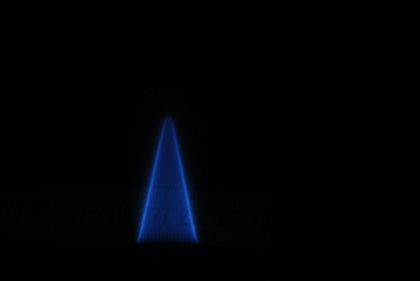
%> input picture images/DSC_0380.JPG, 420 x 281 px, shrunk from 3872 x 2592 before the run
$ octave testben.m   (GNU Octave 9; MATLAB toolbox functions it lacks are replaced by stand-ins)
%> lines starting %> are read from the running program, lines starting %| are printed output that depends on the picture; in (x1, y1, x2, y2) boxes, pixels count from 0 and x2, y2 are one past the last pixel; in counts of white or black regions, pixels touching at a corner belong together; the program's own positions count from 1
### main.m
%%%%%%%%%%%%%%%%%%%%%%%%%%%%%%%%%%%%%%%%%%%%%%%%%%%%%%%%%%%%%%%%%%%%%%%%%%
% Thresholding with cosine edge detection and Hough transform            %
% Using Bilateral filter and rotation                                    %
%                                                                        %
%%%%%%%%%%%%%%%%%%%%%%%%%%%%%% MAIN M-FILE %%%%%%%%%%%%%%%%%%%%%%%%%%%%%%%

function main(filename)
%> called with filename = 'images\DSC_0380.JPG'
    %     clear all; close all;
    %     filename = 'Bunsen flames new\methane\HIGH RE\High Re phi=1.2\DSC_0346.JPG';
    F = imread(filename); % Read an image
%> F is the input picture: size 281x420x3 uint8; mean R, G, B 1.7, 2.7, 5.2
    figure; subplot(1, 3, 1); imshow(F); title('Initial RGB image');

    % Convert rgb image to gray
    B1 = rgb2gray(F);
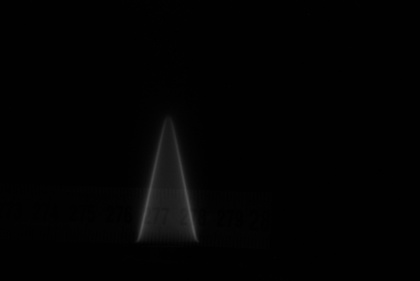
%> B1: size 281x420 uint8; min 0, max 83, mean 2.7
    subplot(1, 3, 2); imshow(B1); title('Gray image');

    % Crop gray image. Take only flame's ROI
    B = im_cropping(B1);
    subplot(1, 3, 3); imshow(B); title('Cropped image');

    % Calculate max value of cropped image
    Bmax = max(max(double(B)));


    %%%%%%%%%%%%%%%%%%% BILATERAL Filtering %%%%%%%%%%%%%%%%%
    w = 3; % Bilateral filter half-width
    sigma = [3 10]; % Bilateral filter standard deviations
    % Apply bilateral filter to each image.
    B = bfilter2(double(B)/Bmax, w, sigma);


    %%%%%%%%%%%%%%%%%%% Find Edges %%%%%%%%%%%%%%%%%
    M = max(B,[],2);

    BB = double(B)./(double(M)*ones(1,size(B, 2)));

    % Find an appropriate threshold value
    thres = thresh_finder(BB);

    CC = zeros(size(BB, 1), size(BB, 2));
    CC(BB >= thres) = 1; % Thresholding
    CC(BB < thres) = 0;

    %%%%%%%%%%%%%%%%%% Extra processing %%%%%%%%%%%%
    % Fill image holes between edges
    CC = imfill(CC, 'holes');
    % Find connected components in binary image
    connected = bwconncomp(CC, 4);
    % Measure area of image regions
    marea = regionprops(connected, 'Area');
    % Remove small objects from binary image
    CC = bwareaopen(CC, max([marea(:).Area]));

    for it = 1:1:11
       CC = medfilt2(CC, [it, it], 'zeros');
    end

    % Check for close-wise or counterclock-wise rotation
    [l_slope1, r_slope1, slope_sum1] = func_sum_hough(CC, 0);
    fprintf('\n.........................................................................\n');
    fprintf('%s\n', filename);
    fprintf('\nInitially\nleft: %3.2f right: %3.2f sum: %3.2f\n', l_slope1, r_slope1, slope_sum1);
    if slope_sum1 > 180
        l_or_r = 'counter_clock';
    elseif slope_sum1 < 180
        l_or_r = 'clock';
    else
        l_or_r = ' ';
    end


    %%%%%%%%%%%%%%%%%%% ROTATION %%%%%%%%%%%%%%%%%%%
    [m, n] = size(CC);
    % Take a middle region of the image
    rot_CC = CC(m/2-size(B,1)/4:m/2+size(B,1)/4, :);
    stop = 0;
    theta = 0.2; % Initial rotation angle

    % Rotate until sum ~180
    while stop <= 179.5 || stop >= 180.5

        if strcmp(l_or_r, 'counter_clock') == 1
            rot_CC2 = imrotate(rot_CC, theta);
        elseif strcmp(l_or_r, 'clock') == 1
            rot_CC2 = imrotate(rot_CC, -theta);
        else
            fprintf('\nNo need for rotation\n');
            break
        end
        %
        [l_slope2, r_slope2, slope_sum2] = func_sum_hough(rot_CC2, 0);

        theta = theta + 0.1;
        stop = slope_sum2;

    end

    if strcmp(l_or_r, 'counter_clock') == 1 || strcmp(l_or_r, 'clock') == 1
        fprintf('\n(Rotation) Convergence to 180\nleft: %3.2f right: %3.2f sum: %3.2f\n', l_slope2, r_slope2, slope_sum2);
    end


    PP = CC.*double(B);
    figure; subplot(1, 2, 1); imagesc(PP); title('Detected edges, binary image');


    % Rotate clock or counter-clock
    if strcmp(l_or_r, 'counter_clock') == 1
            CC = imrotate(CC, theta);
    elseif strcmp(l_or_r, 'clock') == 1
            CC = imrotate(CC, -theta);
    end

    subplot(1, 2, 2); imagesc(CC); title('Rotated edges of binary Image');

    % Hough Transform
    [l_slope, r_slope, slope_sum] = func_sum_hough(CC, 1);
    fprintf('\nFinal result (rotated or not)\nleft: %3.2f right: %3.2f sum: %3.2f\n\n', l_slope, r_slope, slope_sum);
    %%%%%%%%%%%%%%%%%%

    % Call curve estimation function
    [step, f_r_top, f_r_mid, f_r_bot, f_l_top, f_l_mid, f_l_bot,...
     df_r_top, df_r_mid, df_r_bot, df_l_top, df_l_mid, df_l_bot, x_r, y_r, x_l, y_l] = fit_intern_edge(CC, l_slope, r_slope);

    % Call function that calculates the area of surface of revolution
    [area_l, area_r] = area_surface_revol(step, f_r_top, f_r_mid, f_r_bot, f_l_top, f_l_mid, f_l_bot,...
                      df_r_top, df_r_mid, df_r_bot, df_l_top, df_l_mid, df_l_bot);

    if(area_l <= area_r)
        fprintf('\nRight and left curve area ratio (left/right): %1.4f\n', area_l/area_r);
    else
        fprintf('\nRight and left curve area ratio (right/left): %1.4f\n', area_r/area_l);
    end

    % Delete the comment so as to let visedge3 function to be executed
%   visedge3(x_r, y_r, x_l, y_l);

    fprintf('*************************************************************************\n');
    fprintf('*************************************************************************\n\n');
end

%%%%%%%%%%%%%%%%%%%%%%%%%%%%%%%%%%%%%%%%%%%%%%%%%%%%%%%%%%%%%%%%%%%%%%%%%%%%%%%%%%%%%%%%%%%%%%%%%%%%%%%%%%%%%%%%%%%%%%%%%
% [16 lines of commented-out code are left out]

### im_cropping.m
%%%%%%%%%%%%%%%%%%%%%%%%%%%%%%%%%%%%%%%%%%%%%%%%%%%%%%%%%%%%%%%%%%%%%%%%%%%
% Flame Image Cropping %
%%%%%%%%%%%%%%%%%%%%%%%%
%
% Input: grayImage: Image for processing
% Output: ret: Cropped image
%%%%%%%%%%%%%%%%%%%%%%%%%%%%%%%%%%%%%%%%%%%%%%%%%%%%%%%%%%%%%%%%%%%%%%%%%%%

function ret = im_cropping(grayImage)
    % im must be a gray image

    % Calculate Global image threshold using Otsu's method
    level = graythresh(grayImage);
%> level = 0.0706
    % Converts gray image to binary
    binaryImage = im2bw(grayImage, level);
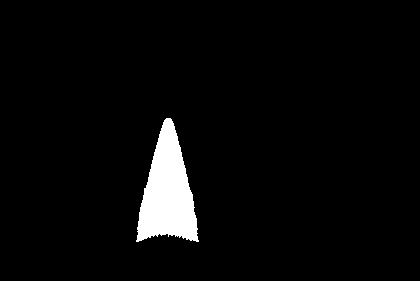
%> binaryImage: size 281x420 logical; 3.9% white; 1 white region, box (x1, y1, x2, y2) and area: (136, 118, 199, 242) 4603
    % Filter binary image in order to remove salt&pepper noise. Use of 7x7
    % window for better results
    binaryImage = medfilt2(binaryImage, [7 7]);
%> binaryImage: size 281x420 logical; 3.9% white; 1 white region, box (x1, y1, x2, y2) and area: (137, 118, 198, 241) 4577

    % Find horizontal and vertical point to specify flame's ROI
    horizontal = any(binaryImage, 1);
%> horizontal = 420 logical values, 61 true
    vertical = any(binaryImage, 2);
%> vertical = 281 logical values, 123 true

    column1 = find(horizontal, 1, 'first');
%> column1 = 138
    column2 = find(horizontal, 1, 'last');
%> column2 = 198
    row1 = find(vertical, 1, 'first');
%> row1 = 119
    row2 = find(vertical, 1, 'last');
%> row2 = 241

    % Crop image
    croppedImage = grayImage(row1:row2, column1:column2);
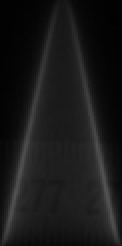
%> croppedImage: size 123x61 uint8 (shown 2 times larger); min 1, max 83, mean 24.2
%> in main, `Bmax = max(max(double(B)));`: Bmax = 83
    % Return cropped image
    ret = croppedImage;

end

### bfilter2.m
%%%%%%%%%%%%%%%%%%%%%%%%%%%%%%%%%%%%%%%%%%%%%%%%%%%%%%%%%%%%%%%%%%%%%%%%%%
% BFILTER2 Two dimensional bilateral filtering.
%    This function implements 2-D bilateral filtering using
%    the method outlined in:
%
%       C. Tomasi and R. Manduchi. Bilateral Filtering for
%       Gray and Color Images. In Proceedings of the IEEE
%       International Conference on Computer Vision, 1998.
%
%    B = bfilter2(A,W,SIGMA) performs 2-D bilateral filtering
%    for the grayscale image A. A should be a double
%    precision matrix of size NxMx1 (i.e., grayscale)
%    with normalized values in the closed interval [0,1].
%    The half-size of the Gaussian bilateral filter window
%    is defined by W. The standard deviations of the bilateral
%    filter are given by SIGMA, where the spatial-domain standard
%    deviation is given by SIGMA(1) and the intensity-domain standard
%     deviation is given by SIGMA(2).
%%%%%%%%%%%%%%%%%%%%%%%%%%%%%%%%%%%%%%%%%%%%%%%%%%%%%%%%%%%%%%%%%%%%%%%%%%%
%
% Input: A: Grayscale image
%        w: Half-size of the Gaussian bilateral filter window
%        sigma: Vector of s.t.d
% Output: ret: Filtered image
%%%%%%%%%%%%%%%%%%%%%%%%%%%%%%%%%%%%%%%%%%%%%%%%%%%%%%%%%%%%%%%%%%%%%%%%%%%

function ret = bfilter2(A, w, sigma)
%> called with w = 3, sigma = [3 10]

    % Verify that the input image exists and is valid.
    if ~exist('A','var') || isempty(A)
       error('Input image A is undefined or invalid.');
    end
    if ~isfloat(A) || ~sum([1,3] == size(A,3)) || ...
          min(A(:)) < 0 || max(A(:)) > 1
       error(['Input image A must be a double precision ',...
              'matrix of size NxMx1 or NxMx3 on the closed ',...
              'interval [0,1].']);
    end

    % Verify bilateral filter window size.
    if ~exist('w', 'var') || isempty(w) || ...
          numel(w) ~= 1 || w < 1
       w = 5;
    end
    w = ceil(w);

    % Verify bilateral filter standard deviations.
    if ~exist('sigma','var') || isempty(sigma) || ...
          numel(sigma) ~= 2 || sigma(1) <= 0 || sigma(2) <= 0
       sigma = [3 0.1];
    end

    % Grayscale bilateral filtering.
    sigma_d = sigma(1);
    sigma_r = sigma(2);

    % Pre-compute Gaussian distance weights.
    [X,Y] = meshgrid(-w:w,-w:w);
    G = exp(-(X.^2+Y.^2)/(2*sigma_d^2));

    % Create waitbar.
    h = waitbar(0,'Applying bilateral filter...');
    set(h,'Name','Bilateral Filter Progress');

    % Apply bilateral filter.
    dim = size(A);
%> dim = [123 61]
    B = zeros(dim);

    for i = 1:dim(1)
       for j = 1:dim(2)

             % Extract local region.
             iMin = max(i-w,1);
             iMax = min(i+w,dim(1));
             jMin = max(j-w,1);
             jMax = min(j+w,dim(2));
             I = A(iMin:iMax,jMin:jMax);

             % Compute Gaussian intensity weights.
             H = exp(-(I-A(i,j)).^2/(2*sigma_r^2));

             % Calculate bilateral filter response.
             F = H.*G((iMin:iMax)-i+w+1,(jMin:jMax)-j+w+1);
             B(i,j) = sum(F(:).*I(:))/sum(F(:));

       end
       waitbar(i/dim(1));
    end
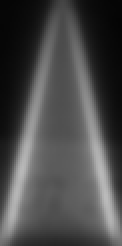
%> B: size 123x61 double (shown 2 times larger); min 0.0169, max 0.732, mean 0.293
%> in main, `M = max(B,[],2);`: M = 123 values, max 0.732 at index 98, min 0.266 at index 1, mean 0.561
%> in main, `BB = double(B)./(double(M)*ones(1,size(B, 2)));`:
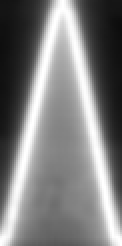
%> BB: size 123x61 double (shown 2 times larger); min 0.0474, max 1, mean 0.501

    % Close waitbar.
    close(h);

    ret = B;

end

### thresh_finder.m
%%%%%%%%%%%%%%%%%%%%%%%%%%%%%%%%%%%%%%%%%%%%%%%%%%%%%%%%%%%%%%%%%%%%%%%%%%%
% Find the ideal threshold value %
%%%%%%%%%%%%%%%%%%%%%%%%%%%%%%%%%%
%
% Input: BB: Image for processing
% Output: ret: Calculated threshold
%%%%%%%%%%%%%%%%%%%%%%%%%%%%%%%%%%%%%%%%%%%%%%%%%%%%%%%%%%%%%%%%%%%%%%%%%%%

function ret = thresh_finder(BB)

    backup_BB = BB; % Backup of BB

    % Initialize theta step
    th_step = 0.25;
    % Thresholds range
    all_thres = 0.95:-0.01:0.85;
    % Line number and length vectors
    num_lns = zeros(1, size(all_thres, 2));
    lng_lns = zeros(1, size(all_thres, 2));
    i = 0; % Iter
    % Initial threshold
    thres = 0.95;

    % Find edges for thresholds in range [0.85, 0.95]
    % Select this threshold providing edges without discontinueties
    % as thick as posible
    while thres > 0.84

        BB = (backup_BB>thres).*backup_BB;
        CC = (cos(pi*BB));
        CC = abs((CC<0).*CC);

        % Calculate gradient of image
        [x y] = gradient(double(CC));
        % Apply Hough Transform
        [H2, theta2, rho2] = hough(abs(x), 'Theta', -90:th_step:(90-th_step));
        Peaks  = houghpeaks(H2, 6, 'threshold', ceil(0.9*max(H2(:))));
        lines = houghlines(CC, theta2, rho2, Peaks, 'FillGap', 5, 'MinLength', 10);
        % figure, imshow(CC), hold on

        max_len = 0;
        for k = 1:length(lines)
            xy = [lines(k).point1; lines(k).point2];

            % Determine the endpoints of the longest line segment
            len = norm(lines(k).point1 - lines(k).point2);
            if(len > max_len)
                max_len = len;
            end
        end

        % highlight the longest line segment
        % plot(xy_long(:,1),xy_long(:,2),'LineWidth',2,'Color','blue');


        i = i + 1;
        thres = thres - 0.01; % Decrease threshold
        num_lns(i) = size(lines, 2); % Store # of lines
        lng_lns(i) = max_len; % Store length of biggest line

    end
%> this loop made 11 passes
%> Peaks on passes 1 to 11: [167 309; 168 417; 169 318; 164 409], [168 417; 167 309; 169 318; 165 407], [168 417; 167 309; 169 318; 165 408], [168 417; 167 309; 169 318; 164 408], [168 417; 167 309; 169 318; 165 408], [168 417; 167 309; 170 319; 165 408], [168 417; 167 309; 170 319; 164 408], [168 417; 167 309; 170 321; 164 408], [168 417; 167 309; 170 321; 164 408], [168 417; 167 309; 170 321; 164 408], [168 417; 167 309; 170 321; 164 408]
%> pass 1, in thresh_finder, `[x y] = gradient(double(CC));`:
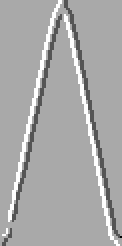
%> x: size 123x61 double (shown 2 times larger); min -1, max 0.5, mean -0.000199; drawn with min black and max white
%> after the loop, i = 11; lng_lns = [125.2 125.2 125.2 125.2 125.2 125.2 125.2 125.2 125.2 125.2 125.2]; num_lns = [2 2 2 3 3 2 2 2 2 2 2]; thres = 0.84

    % Find threshold with min formulated lines. From those choose the one
    %  having the longest line
    % num_lns
    % lng_lns
    index_1 = find(num_lns == min(num_lns));
%> index_1 = [1 2 3 6 7 8 9 10 11]
    [i, index_2] = max(lng_lns(index_1));
%> i = 125.2; index_2 = 1

    ret = all_thres(index_1(index_2));
%> ret = 0.95
%> in main, `CC(BB >= thres) = 1;`: CC: size 123x61 double; values 0 (black) and 1 (white), 8.8% white in thin lines or dots
%> in main, `connected = bwconncomp(CC, 4);`: connected = 2 connected components
%> in main, `marea = regionprops(connected, 'Area');`: marea = 2 regions; Area: 639, 21
%> in main, `CC = bwareaopen(CC, max([marea(:).Area]));`: CC: size 123x61 logical; 8.5% white in thin lines or dots
%> the loop in main, `for it = 1:1:11` made 11 passes
%> pass 3, in main, `CC = medfilt2(CC, [it, it], 'zeros');`:
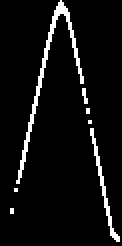
%> CC: size 123x61 logical (shown 2 times larger); 5.9% white in thin lines or dots, all inside (x1, y1, x2, y2) = (5, 0, 60, 121)
%> after the loop in main, `for it = 1:1:11`: CC: size 123x61 logical; every value is 0
end

### func_sum_hough.m
%%%%%%%%%%%%%%%%%%%%%%%%%%%%%%%%%%%%%%%%%%%%%%%%%%%%%%%%%%%%%%%%%%%%%%%%%%
% Flame's slopes calculation using Hough Transform %
%%%%%%%%%%%%%%%%%%%%%%%%%%%%%%%%%%%%%%%%%%%%%%%%%%%%
%
% Input: image: Image for processing
%        show: Show flag
% Output: ret1: Left slope
%         ret2: Right slope
%         ret3: Summary of the two slopes
%%%%%%%%%%%%%%%%%%%%%%%%%%%%%%%%%%%%%%%%%%%%%%%%%%%%%%%%%%%%%%%%%%%%%%%%%%%

function [ret1, ret2, ret3] = func_sum_hough(image, show)
%> called with show = 0
    % Initialize theta step
    th_step = 0.1;

    % Calculate gradient of image
    [x y] = gradient(double(image));
%> x: size 123x61 double; every value is 0

    % Apply Hough Transform
    [H2, theta2, rho2] = hough(abs(x), 'Theta', -90:th_step:(90-th_step));
%> H2: size 273x1800 double; every value is 0
%> theta2 = 1800 values from -90 to 89.9; rho2 = 273 values from -136 to 136

    if show == 1
       figure; imagesc(H2); title('x gradient -> Hough');
       figure; mesh(H2); title('x gradient -> Hough');
       figure; imshow(imadjust(mat2gray(H2))); title('Hough Transform of image');
       colormap(hot);
    end

    % Find max angles with max accumulated values (left & right)
    [C, l_slope] = max(max(H2(:,1:90/th_step)));
%> C = 0; l_slope = 1
    [C, r_slope] = max(max(H2(:,(90/th_step+1):end)));
%> r_slope = 1

    % Slopes' correction
    l_slope = l_slope*th_step;
%> l_slope = 0.1
    r_slope = r_slope*th_step;
%> r_slope = 0.1

    r_slope = r_slope + 90;
%> r_slope = 90.1
    % Slopes' summary
    slope_sum = r_slope + l_slope;
%> slope_sum = 90.2

    % Return values
    ret1 = l_slope;
%> ret1 = 0.1
    ret2 = r_slope;
%> ret2 = 90.1
    ret3 = slope_sum;
%> ret3 = 90.2

end

### testben.m
% This is a script running main for some specific images

close all;
filename = 'images\DSC_0380.JPG';
main(filename);
%> in main, `[l_slope1, r_slope1, slope_sum1] = func_sum_hough(CC, 0);`: l_slope1 = 0.1; r_slope1 = 90.1; slope_sum1 = 90.2
%| Initially
%| left: 0.10 right: 90.10 sum: 90.20
%> in main, `rot_CC = CC(m/2-size(B,1)/4:m/2+size(B,1)/4, :);`: rot_CC: size 62x61 logical; every value is 0
%> (the run ends here)
